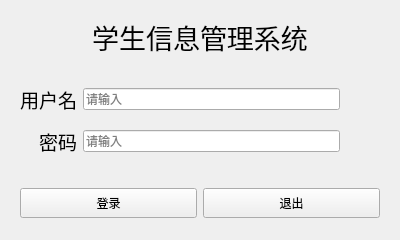
<?xml version="1.0" encoding="UTF-8"?>
<ui version="4.0">
 <class>Page_login</class>
 <widget class="QWidget" name="Page_login">
  <property name="geometry">
   <rect>
    <x>0</x>
    <y>0</y>
    <width>400</width>
    <height>240</height>
   </rect>
  </property>
  <property name="minimumSize">
   <size>
    <width>400</width>
    <height>240</height>
   </size>
  </property>
  <property name="maximumSize">
   <size>
    <width>400</width>
    <height>240</height>
   </size>
  </property>
  <property name="sizeIncrement">
   <size>
    <width>0</width>
    <height>0</height>
   </size>
  </property>
  <property name="windowTitle">
   <string>登录</string>
  </property>
  <property name="windowIcon">
   <iconset resource="res.qrc">
    <normaloff>:/icon</normaloff>:/icon</iconset>
  </property>
  <property name="toolTip">
   <string>这是登录界面</string>
  </property>
  <layout class="QGridLayout" name="gridLayout">
   <item row="0" column="0">
    <widget class="QLabel" name="label_3">
     <property name="minimumSize">
      <size>
       <width>0</width>
       <height>50</height>
      </size>
     </property>
     <property name="font">
      <font>
       <pointsize>20</pointsize>
      </font>
     </property>
     <property name="text">
      <string>学生信息管理系统</string>
     </property>
     <property name="alignment">
      <set>Qt::AlignCenter</set>
     </property>
    </widget>
   </item>
   <item row="3" column="0">
    <widget class="QWidget" name="widget" native="true">
     <property name="minimumSize">
      <size>
       <width>0</width>
       <height>45</height>
      </size>
     </property>
     <layout class="QGridLayout" name="gridLayout_2">
      <item row="0" column="0">
       <widget class="QPushButton" name="bin_login">
        <property name="minimumSize">
         <size>
          <width>0</width>
          <height>30</height>
         </size>
        </property>
        <property name="styleSheet">
         <string notr="true">
</string>
        </property>
        <property name="text">
         <string>登录</string>
        </property>
       </widget>
      </item>
      <item row="0" column="1">
       <widget class="QPushButton" name="bin_exit">
        <property name="minimumSize">
         <size>
          <width>0</width>
          <height>30</height>
         </size>
        </property>
        <property name="styleSheet">
         <string notr="true"/>
        </property>
        <property name="text">
         <string>退出</string>
        </property>
       </widget>
      </item>
     </layout>
    </widget>
   </item>
   <item row="1" column="0" rowspan="2">
    <widget class="QWidget" name="widget_2" native="true">
     <property name="minimumSize">
      <size>
       <width>0</width>
       <height>100</height>
      </size>
     </property>
     <layout class="QGridLayout" name="gridLayout_3">
      <item row="0" column="1">
       <widget class="QLineEdit" name="le_username">
        <property name="maxLength">
         <number>8</number>
        </property>
        <property name="placeholderText">
         <string>请输入</string>
        </property>
       </widget>
      </item>
      <item row="2" column="1">
       <widget class="QLineEdit" name="le_password">
        <property name="maxLength">
         <number>8</number>
        </property>
        <property name="echoMode">
         <enum>QLineEdit::Password</enum>
        </property>
        <property name="placeholderText">
         <string>请输入</string>
        </property>
       </widget>
      </item>
      <item row="0" column="2">
       <spacer name="horizontalSpacer">
        <property name="orientation">
         <enum>Qt::Horizontal</enum>
        </property>
        <property name="sizeType">
         <enum>QSizePolicy::Minimum</enum>
        </property>
        <property name="sizeHint" stdset="0">
         <size>
          <width>40</width>
          <height>20</height>
         </size>
        </property>
       </spacer>
      </item>
      <item row="0" column="0">
       <widget class="QLabel" name="lb1">
        <property name="font">
         <font>
          <family>Noto Rashi Hebrew Light</family>
          <pointsize>14</pointsize>
         </font>
        </property>
        <property name="text">
         <string>用户名</string>
        </property>
        <property name="alignment">
         <set>Qt::AlignRight|Qt::AlignTrailing|Qt::AlignVCenter</set>
        </property>
       </widget>
      </item>
      <item row="2" column="0">
       <widget class="QLabel" name="lb2">
        <property name="font">
         <font>
          <family>Noto Rashi Hebrew Light</family>
          <pointsize>14</pointsize>
         </font>
        </property>
        <property name="text">
         <string>密码</string>
        </property>
        <property name="alignment">
         <set>Qt::AlignRight|Qt::AlignTrailing|Qt::AlignVCenter</set>
        </property>
       </widget>
      </item>
     </layout>
    </widget>
   </item>
  </layout>
 </widget>
 <resources>
  <include location="res.qrc"/>
 </resources>
 <connections/>
</ui>
